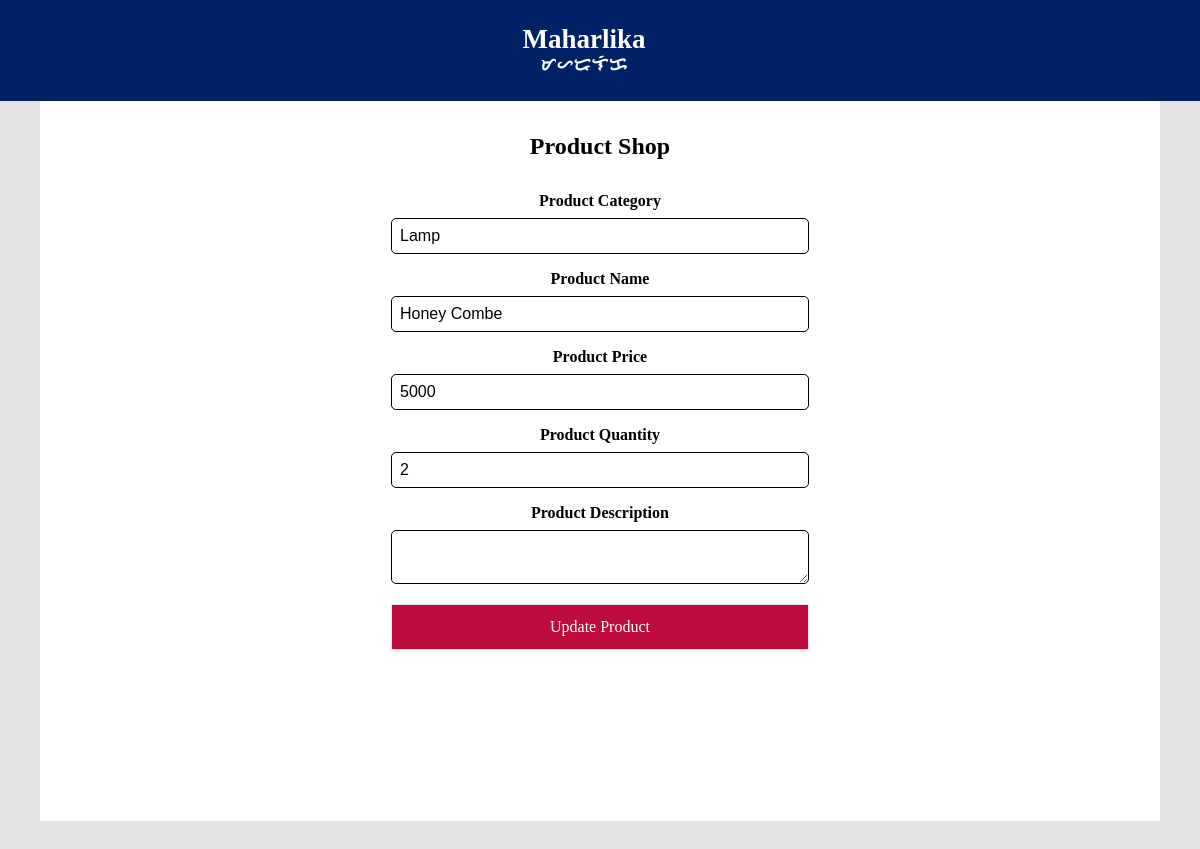
/update.php?pid=9, run on the app's committed database.
### tables this page shows
CREATE TABLE `products_tbl` (
  `productID` int(11) NOT NULL,
  `productCat` varchar(255) NOT NULL,
  `productName` varchar(255) NOT NULL,
  `productDes` varchar(255) NOT NULL,
  `productPrice` int(11) NOT NULL,
  `productQty` int(11) NOT NULL,
  `productImg` varchar(255) NOT NULL,
  `userID` int(11) NOT NULL
);

### update.php (the view, shortened to what this page needs)
<?php
include_once("config.php");
$pid = $_GET['pid'];
$select = $pdo->prepare("SELECT * FROM products_tbl WHERE productID = '$pid'");
$select->execute();
while($rows = $select->fetch()){
	$productCategory = $rows['productCat'];
	$productName = $rows['productName'];
	$productPrice = $rows['productPrice'];
	$productQuantity = $rows['productQty'];
	$productDescription = $rows['productDes'];
	}
?>
<!DOCTYPE html>
<html>
<head>
    <link rel="stylesheet" href="font-awesome/css/all.min.css">
</head>
<body>
    <header>
        <div class="title">
            <a href="login.php"><h2>Maharlika</h2><p>maharlika</p></a>
        </div>
    </header>
    <main>
        <div class="main-container">
            <div class="container">
                <div class="content">
                    <div class="title"><h2>Product Shop</h2></div>
                    <form action="" method="post" enctype="multipart/form-data">
                        <div class="form-group">
                            <label for="productCategory">Product Category</label>
                            <input type="text" class="form-control" name="prodCat" value="<?php echo $productCategory;?>" required>
                        </div>
                        <div class="form-group">
                            <label for="productName">Product Name</label>
                            <input type="text" class="form-control" name="prodName" value="<?php echo $productName;?>" required>
                        </div>
                        <div class="form-group">
                            <label for="productPrice">Product Price</label>
                            <input type="number" class="form-control" name="prodPrice" value="<?php echo $productPrice;?>" required>
                        </div>
                        <div class="form-group">
                            <label for="productQuantity">Product Quantity</label>
                            <input type="number" class="form-control" name="prodQty" value="<?php echo $productQuantity;?>" required>
                        </div>
                        <div class="form-group">
                            <label for="productDescription">Product Description</label>
                            <textarea class="form-control" name="prodDes" value="<?php echo $productDescription;?>" required></textarea>
                        </div>
                        <div class="form-submit-button">
                            <button type="submit" name="update">Update Product</button>
                        </div>
                    </form>
                </div>
            </div>
        </div>
    </main>
</body>
</html>

### update.php (style rules this page uses)
:root { --main-color: #002165; --secondary-color: #BD0B3B; --white-color: #FFFFFF; --gray-color: #E4E4E4; --tertiary-color: #FCD20E; --hyperlink-color: #1592E6; }
* { box-sizing: border-box; margin: 0; padding: 0; }
body { background-color: var(--gray-color); }
header { padding: 0.2rem; background-color: var(--main-color); color: var(--white-color); text-align: center; display: flex; align-items: center; justify-content: center; }
header .title a { text-decoration: none; font-size: 18px; color: var(--white-color); margin: 0 1rem; }
header .title { margin-right: 2rem; }
header .title h2, header .title p { display: block; margin: 0; }
header .title p { font-family: 'Baybayin'; }
header .title h2 { font-family: 'KkDimple'; }
main { background-color: var(--white-color); width: 1120px; height: 90vh; margin: auto; }
main .title h2 { font-size: 24px; margin-bottom: 2rem; }
.content { padding: 2rem; display: flex; flex-direction: column; align-items: center; height: 100vh; text-align: center; }
.form-group { margin-bottom: 1rem; }
.form-group label { display: block; margin-bottom: 0.5rem; font-weight: bold; }
.form-control { width: 418px; padding: 0.5rem; font-size: 16px; background-color: white; color: black; border: 1px solid black; border-radius: 5px; }
.form-submit-button { display: flex; justify-content: center; margin-top: 1rem; }
.form-submit-button button { padding: 0.8rem 2rem; font-size: 16px; background-color: var(--secondary-color); color: var(--white-color); border: var(--gray-color) solid 1px; cursor: pointer; width: 418px; font-family: Po; }

### data on the page
products_tbl: prodCat "Lamp", prodName "Honey Combe", prodPrice "5000", prodQty "2"
